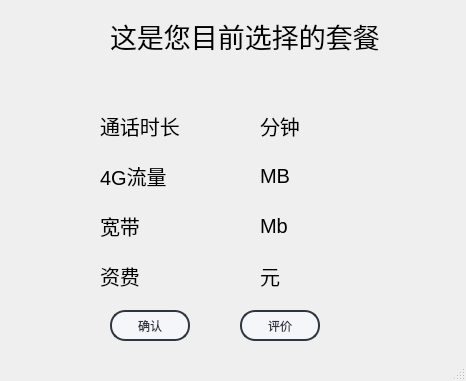
<?xml version="1.0" encoding="UTF-8"?>
<ui version="4.0">
 <class>user_plan</class>
 <widget class="QMainWindow" name="user_plan">
  <property name="geometry">
   <rect>
    <x>0</x>
    <y>0</y>
    <width>466</width>
    <height>381</height>
   </rect>
  </property>
  <property name="windowTitle">
   <string>MainWindow</string>
  </property>
  <widget class="QWidget" name="centralwidget">
   <widget class="QLabel" name="label">
    <property name="geometry">
     <rect>
      <x>110</x>
      <y>10</y>
      <width>271</width>
      <height>51</height>
     </rect>
    </property>
    <property name="font">
     <font>
      <pointsize>20</pointsize>
     </font>
    </property>
    <property name="text">
     <string>这是您目前选择的套餐</string>
    </property>
   </widget>
   <widget class="QLabel" name="label_4">
    <property name="geometry">
     <rect>
      <x>100</x>
      <y>210</y>
      <width>91</width>
      <height>31</height>
     </rect>
    </property>
    <property name="font">
     <font>
      <pointsize>15</pointsize>
     </font>
    </property>
    <property name="text">
     <string>宽带</string>
    </property>
   </widget>
   <widget class="QLabel" name="label_2">
    <property name="geometry">
     <rect>
      <x>100</x>
      <y>110</y>
      <width>81</width>
      <height>31</height>
     </rect>
    </property>
    <property name="font">
     <font>
      <pointsize>15</pointsize>
     </font>
    </property>
    <property name="text">
     <string>通话时长</string>
    </property>
   </widget>
   <widget class="QLabel" name="label_3">
    <property name="geometry">
     <rect>
      <x>100</x>
      <y>160</y>
      <width>91</width>
      <height>31</height>
     </rect>
    </property>
    <property name="font">
     <font>
      <pointsize>15</pointsize>
     </font>
    </property>
    <property name="text">
     <string>4G流量</string>
    </property>
   </widget>
   <widget class="QLabel" name="label_duration">
    <property name="geometry">
     <rect>
      <x>260</x>
      <y>110</y>
      <width>81</width>
      <height>31</height>
     </rect>
    </property>
    <property name="font">
     <font>
      <pointsize>15</pointsize>
     </font>
    </property>
    <property name="text">
     <string>分钟</string>
    </property>
   </widget>
   <widget class="QLabel" name="label_traffic">
    <property name="geometry">
     <rect>
      <x>260</x>
      <y>160</y>
      <width>81</width>
      <height>31</height>
     </rect>
    </property>
    <property name="font">
     <font>
      <pointsize>15</pointsize>
     </font>
    </property>
    <property name="text">
     <string>MB</string>
    </property>
   </widget>
   <widget class="QLabel" name="label_7">
    <property name="geometry">
     <rect>
      <x>100</x>
      <y>260</y>
      <width>91</width>
      <height>31</height>
     </rect>
    </property>
    <property name="font">
     <font>
      <pointsize>15</pointsize>
     </font>
    </property>
    <property name="text">
     <string>资费</string>
    </property>
   </widget>
   <widget class="QLabel" name="label_band">
    <property name="geometry">
     <rect>
      <x>260</x>
      <y>210</y>
      <width>81</width>
      <height>31</height>
     </rect>
    </property>
    <property name="font">
     <font>
      <pointsize>15</pointsize>
     </font>
    </property>
    <property name="text">
     <string>Mb</string>
    </property>
   </widget>
   <widget class="QLabel" name="label_fee">
    <property name="geometry">
     <rect>
      <x>260</x>
      <y>260</y>
      <width>111</width>
      <height>31</height>
     </rect>
    </property>
    <property name="font">
     <font>
      <pointsize>15</pointsize>
     </font>
    </property>
    <property name="text">
     <string>元</string>
    </property>
   </widget>
   <widget class="QPushButton" name="pushButton">
    <property name="geometry">
     <rect>
      <x>110</x>
      <y>310</y>
      <width>80</width>
      <height>31</height>
     </rect>
    </property>
    <property name="styleSheet">
     <string notr="true">QPushButton{
	font: 10pt &quot;微软雅黑&quot;;
    color: #2f3640;
    background-color: #f5f6fa;
    border-color: #2f3640;
    border-radius: 15px;
    border-style: solid;
    border-width: 2px;
    padding: 5px;
}

/**鼠标停留在按钮上的样式**/
QPushButton::hover{	
    color: #FFFFFF;
    background-color: #718093;
    border-color: #2f3640;
}

/**鼠标按压下去的样式**/
QPushButton::pressed,QPushButton::checked{
    color: #FFFFFF;
    background-color: qlineargradient(spread:pad, x1:0, y1:0, x2:0, y2:1, stop:0 #273c75, stop:1 #487eb0);
}</string>
    </property>
    <property name="text">
     <string>确认</string>
    </property>
   </widget>
   <widget class="QPushButton" name="pushButton_comm">
    <property name="geometry">
     <rect>
      <x>240</x>
      <y>310</y>
      <width>80</width>
      <height>31</height>
     </rect>
    </property>
    <property name="styleSheet">
     <string notr="true">QPushButton{
	font: 10pt &quot;微软雅黑&quot;;
    color: #2f3640;
    background-color: #f5f6fa;
    border-color: #2f3640;
    border-radius: 15px;
    border-style: solid;
    border-width: 2px;
    padding: 5px;
}

/**鼠标停留在按钮上的样式**/
QPushButton::hover{	
    color: #FFFFFF;
    background-color: #718093;
    border-color: #2f3640;
}

/**鼠标按压下去的样式**/
QPushButton::pressed,QPushButton::checked{
    color: #FFFFFF;
    background-color: qlineargradient(spread:pad, x1:0, y1:0, x2:0, y2:1, stop:0 #273c75, stop:1 #487eb0);
}</string>
    </property>
    <property name="text">
     <string>评价</string>
    </property>
   </widget>
   <widget class="QLabel" name="label_5">
    <property name="geometry">
     <rect>
      <x>0</x>
      <y>10</y>
      <width>471</width>
      <height>331</height>
     </rect>
    </property>
    <property name="styleSheet">
     <string notr="true">border-image: url(:/user_plan_new.png);</string>
    </property>
    <property name="text">
     <string/>
    </property>
   </widget>
   <widget class="QLabel" name="label_6">
    <property name="geometry">
     <rect>
      <x>-10</x>
      <y>10</y>
      <width>91</width>
      <height>71</height>
     </rect>
    </property>
    <property name="styleSheet">
     <string notr="true">border-image: url(:/logo_trans.png);</string>
    </property>
    <property name="text">
     <string/>
    </property>
   </widget>
   <zorder>label_5</zorder>
   <zorder>label</zorder>
   <zorder>label_4</zorder>
   <zorder>label_2</zorder>
   <zorder>label_3</zorder>
   <zorder>label_duration</zorder>
   <zorder>label_traffic</zorder>
   <zorder>label_7</zorder>
   <zorder>label_band</zorder>
   <zorder>label_fee</zorder>
   <zorder>pushButton</zorder>
   <zorder>pushButton_comm</zorder>
   <zorder>label_6</zorder>
  </widget>
  <widget class="QMenuBar" name="menubar">
   <property name="geometry">
    <rect>
     <x>0</x>
     <y>0</y>
     <width>466</width>
     <height>17</height>
    </rect>
   </property>
  </widget>
  <widget class="QStatusBar" name="statusbar"/>
 </widget>
 <resources/>
 <connections/>
</ui>
